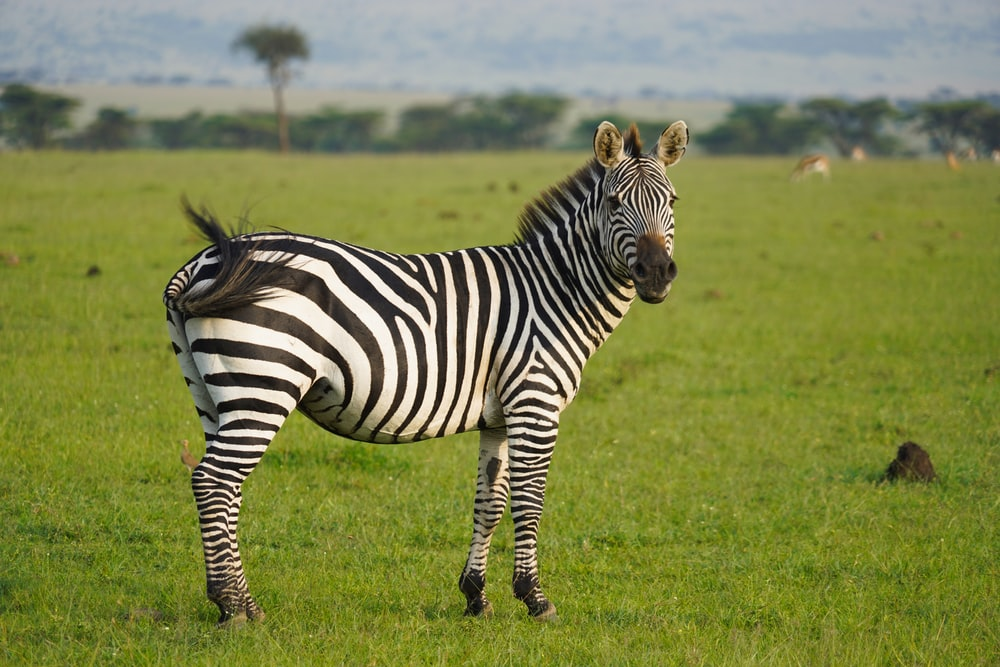
#> input picture photos/cat.jpg, 1000 x 667 px, found by its file name
$ python 09_bitwiseOperators.py
#> lines starting #> are read from the running program, lines starting #| are printed output that depends on the picture; after the words box and inside, x2 and y2 are one past the last pixel; in counts of white or black regions, pixels touching at a corner belong together
import cv2 as cv
import numpy as np

img=cv.imread('openCV/photos/cat.jpg')
#> img is the input picture: shape (667, 1000, 3); mean B, G, R 76.5, 132.7, 126.3
cv.imshow('original', img)

blank=np.zeros(img.shape[:2], dtype='uint8')
mask=cv.circle(blank, (img.shape[1]//2,img.shape[0]//2),100,255,-1)
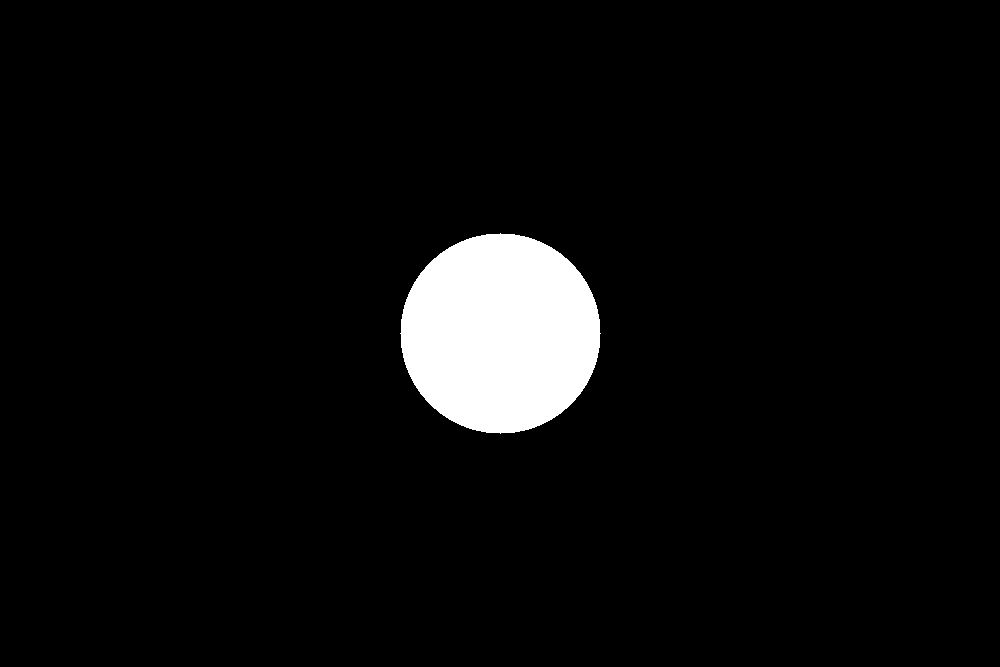
#> blank: shape (667, 1000); 4.7% white; 1 white region, box (x1, y1, x2, y2) and area: (400, 233, 601, 434) 31417

masked=cv.bitwise_and(img,img, mask=mask)
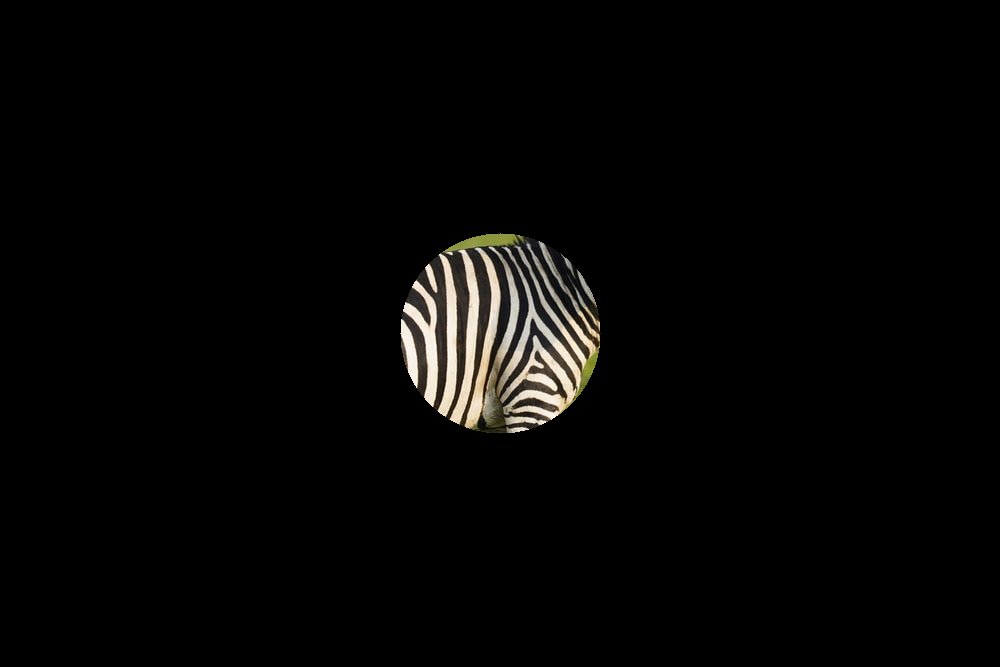
#> masked: shape (667, 1000, 3); mean B, G, R 5, 5.7, 6.1
cv.imshow('mask', masked)

cv.waitKey(0)

$ run again, with photos/dog.jpg copied over photos/cat.jpg
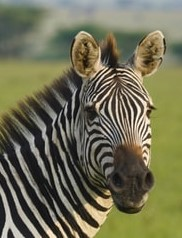
#> input picture photos/dog.jpg, 182 x 238 px, found by its file name
#> img is the input picture: shape (238, 182, 3); mean B, G, R 84.8, 111.1, 112.5
#> `mask=cv.circle(blank, (img.shape[1]//2,img.shape[0]//2),100,255,-1)`:
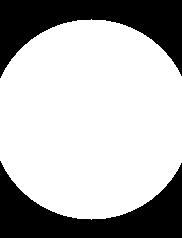
#> blank: shape (238, 182); 70.2% white; 2 black regions, box (x1, y1, x2, y2) and area: (0, 0, 182, 78) 6541, (0, 161, 182, 238) 6359
#> `masked=cv.bitwise_and(img,img, mask=mask)`:
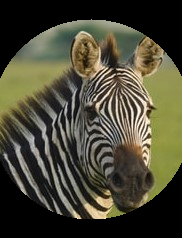
#> masked: shape (238, 182, 3); mean B, G, R 54, 71.9, 74.1
